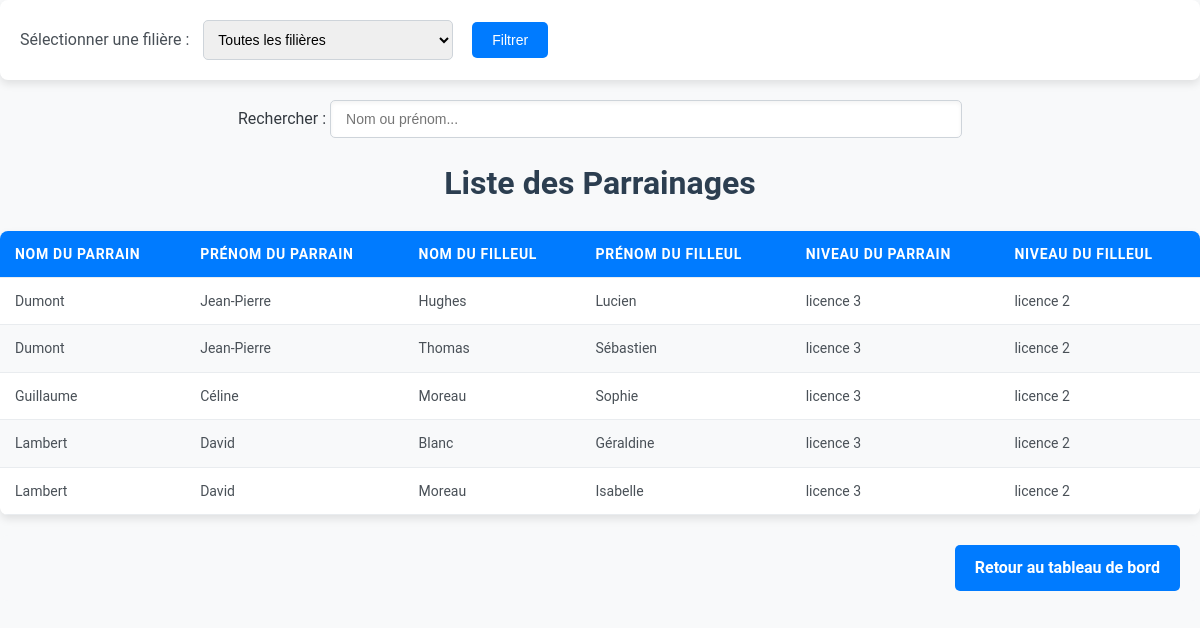
The app's page /voir_parrainages.php with its own data.
### tables this page shows
CREATE TABLE IF NOT EXISTS `parrainages` (
  `idpar` int NOT NULL AUTO_INCREMENT,
  `parrain_id` int DEFAULT NULL,
  `filleul_id` int DEFAULT NULL,
  `date_creation` datetime DEFAULT CURRENT_TIMESTAMP,
  PRIMARY KEY (`idpar`),
  KEY `idx_parrain` (`parrain_id`),
  KEY `idx_filleul` (`filleul_id`)
);

CREATE TABLE IF NOT EXISTS `etudiants` (
  `idetu` int NOT NULL AUTO_INCREMENT,
  `matricule` varchar(15) NOT NULL,
  `nom` varchar(100) NOT NULL,
  `prenom` varchar(100) NOT NULL,
  `email` varchar(100) DEFAULT NULL,
  `mot_de_passe` varchar(255) NOT NULL,
  `type_parrainage` enum('parrain','filleul') DEFAULT NULL,
  `contact` varchar(15) DEFAULT NULL,
  `filiere_id` int DEFAULT NULL,
  `niveau_id` int DEFAULT NULL,
  `photo_profil` varchar(255) DEFAULT 'image/profil.jpg',
  PRIMARY KEY (`idetu`),
  UNIQUE KEY `matricule` (`matricule`),
  UNIQUE KEY `email` (`email`),
  KEY `fk_etudiants_filiere` (`filiere_id`),
  KEY `fk_etudiants_niveau` (`niveau_id`)
);

CREATE TABLE IF NOT EXISTS `niveaux` (
  `idniv` int NOT NULL AUTO_INCREMENT,
  `nom_niveau` varchar(50) NOT NULL,
  PRIMARY KEY (`idniv`)
);

### voir_parrainages.php (the view, shortened to what this page needs)
<?php
require_once 'connexion.php';
$filiere_id = isset($_GET['filiere_id']) ? $_GET['filiere_id'] : null;
$sql = "
    SELECT
        p.idpar AS parrainage_id,
        etu_parrain.nom AS parrain_nom,
        etu_parrain.prenom AS parrain_prenom,
        etu_filleul.nom AS filleul_nom,
        etu_filleul.prenom AS filleul_prenom,
        f.nom_filiere,
        n1.nom_niveau AS niveau_parrain,
        n2.nom_niveau AS niveau_filleul
    FROM parrainages p
    JOIN etudiants etu_parrain ON etu_parrain.idetu = p.parrain_id
    JOIN etudiants etu_filleul ON etu_filleul.idetu = p.filleul_id
    JOIN filieres f ON f.idfil = etu_parrain.filiere_id
    JOIN niveaux n1 ON n1.idniv = etu_parrain.niveau_id
    JOIN niveaux n2 ON n2.idniv = etu_filleul.niveau_id
    WHERE (:filiere_id IS NULL OR f.idfil = :filiere_id)
    ORDER BY f.nom_filiere, n1.nom_niveau, etu_parrain.nom, etu_filleul.nom;
";
$stmt = $pdo->prepare($sql);
$stmt->bindParam(':filiere_id', $filiere_id, PDO::PARAM_INT);
$stmt->execute();
$parrainages = $stmt->fetchAll(PDO::FETCH_ASSOC);
?>
<!DOCTYPE html>
<html lang="fr">
<head>
    <link rel="stylesheet" href="css/voir_parrainages.css">
</head>
<body>
    <div class="filter">
        <form method="GET" action="voir_parrainages.php">
            <label for="filiere_id">Sélectionner une filière : </label>
            <select name="filiere_id" id="filiere_id">
                <option value="">Toutes les filières</option>
            </select>
            <button type="submit">Filtrer</button>
        </form>
    </div>
    <div class="search-bar">
        <label for="search">Rechercher : </label>
        <input type="text" id="search" oninput="searchTable()" placeholder="Nom ou prénom...">
    </div>
    <h1>Liste des Parrainages</h1>
    <table>
        <thead>
            <tr>
                <th>Nom du Parrain</th>
                <th>Prénom du Parrain</th>
                <th>Nom du Filleul</th>
                <th>Prénom du Filleul</th>
                <th>Niveau du Parrain</th>
                <th>Niveau du Filleul</th>
            </tr>
        </thead>
        <tbody>
            <?php if (count($parrainages) > 0): ?>
                <?php foreach ($parrainages as $parrainage): ?>
                    <tr>
                        <td><?php echo htmlspecialchars($parrainage['parrain_nom']); ?></td>
                        <td><?php echo htmlspecialchars($parrainage['parrain_prenom']); ?></td>
                        <td><?php echo htmlspecialchars($parrainage['filleul_nom']); ?></td>
                        <td><?php echo htmlspecialchars($parrainage['filleul_prenom']); ?></td>
                        <td><?php echo htmlspecialchars($parrainage['niveau_parrain']); ?></td>
                        <td><?php echo htmlspecialchars($parrainage['niveau_filleul']); ?></td>
                    </tr>
                <?php endforeach; ?>
            <?php else: ?>
                <tr>
                    <td colspan="6">Aucun parrainage trouvé.</td>
                </tr>
            <?php endif; ?>
        </tbody>
    </table>
    <div class="admin-back">
        <a href="page_admin.php" class="btn-back">Retour au tableau de bord</a>
    </div>
</body>
</html>

### css/voir_parrainages.css (style rules this page uses)
body { font-family: 'Roboto', Arial, sans-serif; margin: 0; padding: 0; background-color: #f8f9fa; color: #343a40; line-height: 1.6; }
h1 { text-align: center; color: #2c3e50; margin-top: 20px; font-size: 2em; }
.filter { display: flex; flex-wrap: wrap; justify-content: space-between; align-items: center; background-color: #ffffff; padding: 20px; margin-bottom: 20px; border-radius: 8px; box-shadow: 0 4px 8px rgba(0, 0, 0, 0.1); }
.filter label { font-size: 16px; color: #495057; margin-right: 10px; }
.filter select { padding: 10px; font-size: 14px; margin-right: 15px; border-radius: 5px; border: 1px solid #ced4da; width: 250px; }
.filter button { padding: 10px 20px; font-size: 14px; background-color: #007bff; color: white; border: none; border-radius: 5px; cursor: pointer; transition: background-color 0.3s ease, transform 0.2s ease; }
.search-bar { margin-bottom: 20px; text-align: center; }
.search-bar input { width: 90%; max-width: 600px; padding: 10px 15px; font-size: 14px; border: 1px solid #ced4da; border-radius: 5px; box-shadow: inset 0 2px 4px rgba(0, 0, 0, 0.05); transition: border-color 0.3s ease; }
table { width: 100%; border-collapse: collapse; background-color: white; border-radius: 8px; overflow: hidden; box-shadow: 0 4px 8px rgba(0, 0, 0, 0.1); margin-bottom: 20px; }
thead { background-color: #007bff; color: white; }
th, td { padding: 12px 15px; text-align: left; font-size: 14px; border-bottom: 1px solid #e9ecef; }
th { text-transform: uppercase; font-size: 14px; letter-spacing: 0.05em; }
td { font-size: 14px; color: #495057; }
tr:nth-child(even) { background-color: #f8f9fa; }
.admin-back { display: flex; justify-content: flex-end; margin-bottom: 20px; padding: 10px 20px; background-color: #f8f9fa; border-radius: 8px; }
.btn-back { display: inline-block; padding: 10px 20px; font-size: 16px; font-weight: bold; color: #ffffff; background-color: #007bff; text-decoration: none; border-radius: 5px; transition: background-color 0.3s; }

### records on screen
parrainages: etudiants.nom "Dumont", etudiants.prenom "Jean-Pierre", etudiants.nom "Hughes", etudiants.prenom "Lucien", niveaux.nom_niveau "licence 3", niveaux.nom_niveau "licence 2"
parrainages: etudiants.nom "Dumont", etudiants.prenom "Jean-Pierre", etudiants.nom "Thomas", etudiants.prenom "Sébastien", niveaux.nom_niveau "licence 3", niveaux.nom_niveau "licence 2"
parrainages: etudiants.nom "Guillaume", etudiants.prenom "Céline", etudiants.nom "Moreau", etudiants.prenom "Sophie", niveaux.nom_niveau "licence 3", niveaux.nom_niveau "licence 2"
parrainages: etudiants.nom "Lambert", etudiants.prenom "David", etudiants.nom "Blanc", etudiants.prenom "Géraldine", niveaux.nom_niveau "licence 3", niveaux.nom_niveau "licence 2"
parrainages: etudiants.nom "Lambert", etudiants.prenom "David", etudiants.nom "Moreau", etudiants.prenom "Isabelle", niveaux.nom_niveau "licence 3", niveaux.nom_niveau "licence 2"
